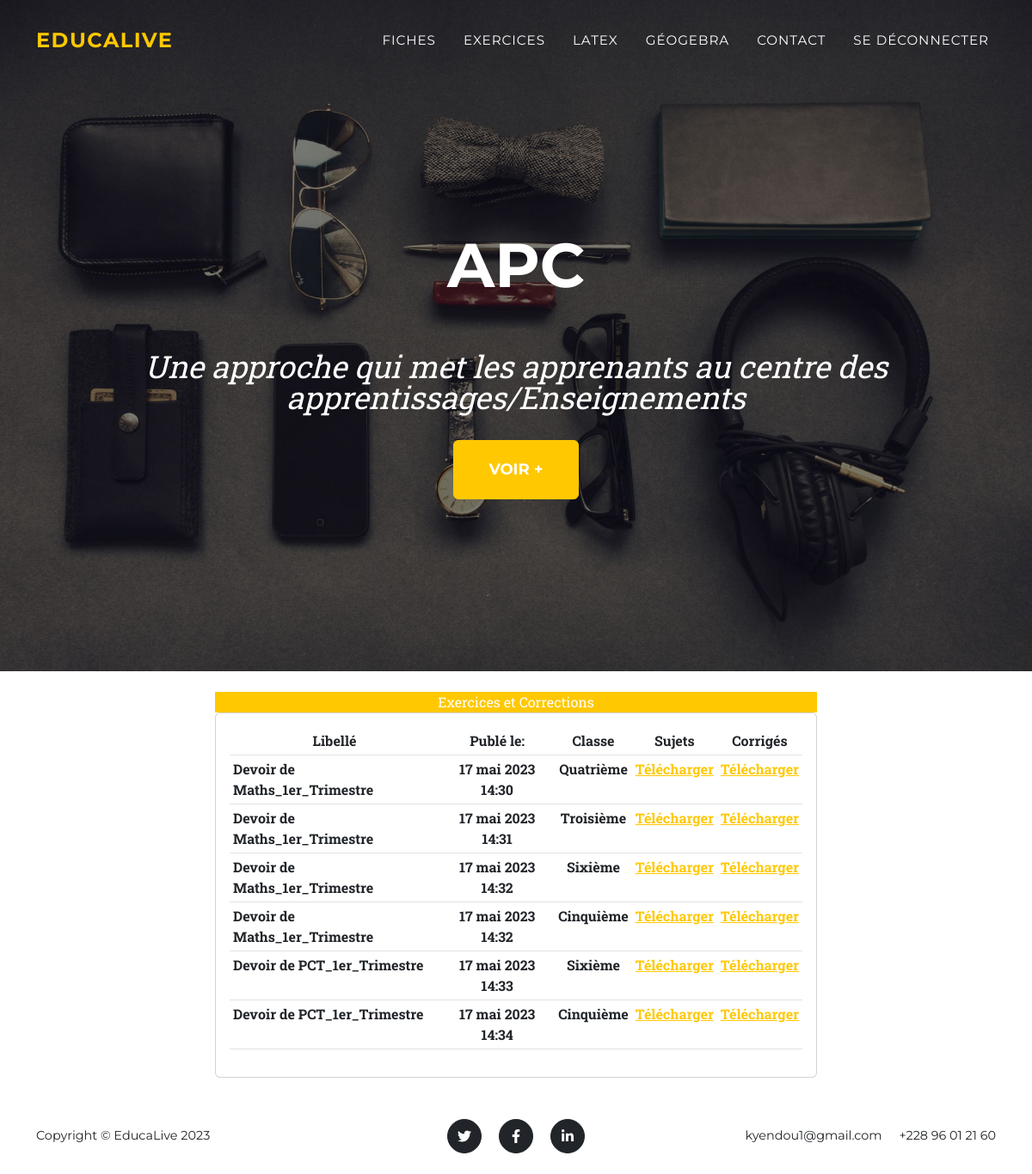
/Ecercices/exercice (signed in), run on the app's committed database.
### Exercices/models.py (models this page shows, shortened)
class Exercice(models.Model):
    CLASSES=(('Sixième','Sixième'),
             ('Cinquième','Cinquième'),
             ('Quatrième','Quatrième'),
             ('Troisième','Troisième'))
    nom=models.CharField(max_length=200,null=True)
    niveau=models.CharField(max_length=200,null=True,choices=CLASSES)
    fichier=models.FileField(upload_to='fichier/')
    date_creation=models.DateTimeField(auto_now_add=True,null=True)
    correction=models.FileField(upload_to='fichier/')

### Exercices/views.py (the view)
# urls.py: path('exercice',views.Exo, name='exercice'),
@login_required(login_url='acces')
def Exo(request):
    exercices=Exercice.objects.all()
    context={'exercices':exercices}
    return render(request,'Exercices/exercices.html',context)

### compte/templates/Exercices/exercices.html
{% extends 'blog/navfoot.html'%}
  {% block content %}
    <div class="col-md-7 mt-4 mb-4" style=" margin: 0 auto; text-align: left;text-align: center;">
        <div class="card-header text-white bg-primary ">
            Exercices et Corrections
        </div>
        <div class="card card-body">
            <table class="table table-sm">
                <tr>
                    <th>Libellé</th>
                    <th>Publé le:</th>
                    <th>Classe</th>
                    <th>Sujets</th>
                    <th>Corrigés</th>
                </tr>
                {% for exercice in exercices %}
                    <tr>
                    <th style="text-align: left;">{{exercice.nom}}</th>
                    <th>{{exercice.date_creation}}</th>
                    <th>{{exercice.niveau}}</th>
                    <th><a href="{% url 'telecharge_fichier' exercice.id %}">Télécharger</a></th>
                    <th><a href="{% url 'telecharge_correct' exercice.id %}">Télécharger</a></th>
                    </tr>
                {% endfor %}
            </table>
        </div>
    </div>
  {% endblock %}

### compte/templates/blog/navfoot.html (shortened to what this page needs)
{% load static %}
<!DOCTYPE html>
<html lang="en">
    <head>
        <link href="{% static 'css/styles.css' %}" rel="stylesheet" />
    </head>
    <body id="page-top">
        <nav class="navbar navbar-expand-lg navbar-dark fixed-top" id="mainNav">
            <div class="container">
                <a class="navbar-brand ,font-family: 'Lucida Handwriting Std', sans-serif;" href="{% url 'home' %}">EDUCALIVE</a>
                <div class="collapse navbar-collapse" id="navbarResponsive">
                    <ul class="navbar-nav text-uppercase ms-auto py-4 py-lg-0">
                        <li class="nav-item"><a class="nav-link" href="{% url 'fiches' %}">Fiches</a></li>
                        <li class="nav-item"><a class="nav-link" href="{% url 'exercice' %}">Exercices</a></li>
                        <li class="nav-item"><a class="nav-link" href="{% url 'flatex' %}">LaTeX</a></li>
                        <li class="nav-item"><a class="nav-link" href="{% url 'fgeogeb' %}">Géogebra</a></li>
                        <li class="nav-item"><a class="nav-link" href="">Contact</a></li>
                        <li class="nav-item"><a class="nav-link" href="{% url 'quitter' %}">Se Déconnecter</a></li>
                    </ul>
                </div>
            </div>
        </nav>
        <header class="masthead">
            <div class="container">
                <div class="masthead-heading text-uppercase">APC</div>
                <div class="masthead-subheading">Une approche qui met les apprenants au centre des apprentissages/Enseignements</div>
                <a class="btn btn-primary btn-xl text-uppercase" href="#services">Voir +</a>
            </div>
        </header>
    {% block content %}
    {% endblock %}
        <footer class="footer py-4">
            <div class="container">
                <div class="row align-items-center">
                    <div class="col-lg-4 text-lg-start">Copyright &copy; EducaLive 2023</div>
                    <div class="col-lg-4 my-3 my-lg-0">
                        <a class="btn btn-dark btn-social mx-2" href="#!" aria-label="Twitter"><i class="fab fa-twitter"></i></a>
                        <a class="btn btn-dark btn-social mx-2" href="#!" aria-label="Facebook"><i class="fab fa-facebook-f"></i></a>
                        <a class="btn btn-dark btn-social mx-2" href="#!" aria-label="LinkedIn"><i class="fab fa-linkedin-in"></i></a>
                    </div>
                    <div class="col-lg-4 text-lg-end">
                        <a class="link-dark text-decoration-none me-3" href="#!">kyendou1@gmail.com</a>
                        <a class="link-dark text-decoration-none" href="#!">+228 96 01 21 60</a>
                    </div>
                </div>
            </div>
        </footer>
    </body>
</html>

### data on the page
Exercice: nom "Devoir de Maths_1er_Trimestre", date_creation "17 mai 2023 14:30", niveau "Quatrième"
Exercice: nom "Devoir de Maths_1er_Trimestre", date_creation "17 mai 2023 14:31", niveau "Troisième"
Exercice: nom "Devoir de Maths_1er_Trimestre", date_creation "17 mai 2023 14:32", niveau "Sixième"
Exercice: nom "Devoir de Maths_1er_Trimestre", date_creation "17 mai 2023 14:32", niveau "Cinquième"
Exercice: nom "Devoir de PCT_1er_Trimestre", date_creation "17 mai 2023 14:33", niveau "Sixième"
Exercice: nom "Devoir de PCT_1er_Trimestre", date_creation "17 mai 2023 14:34", niveau "Cinquième"
